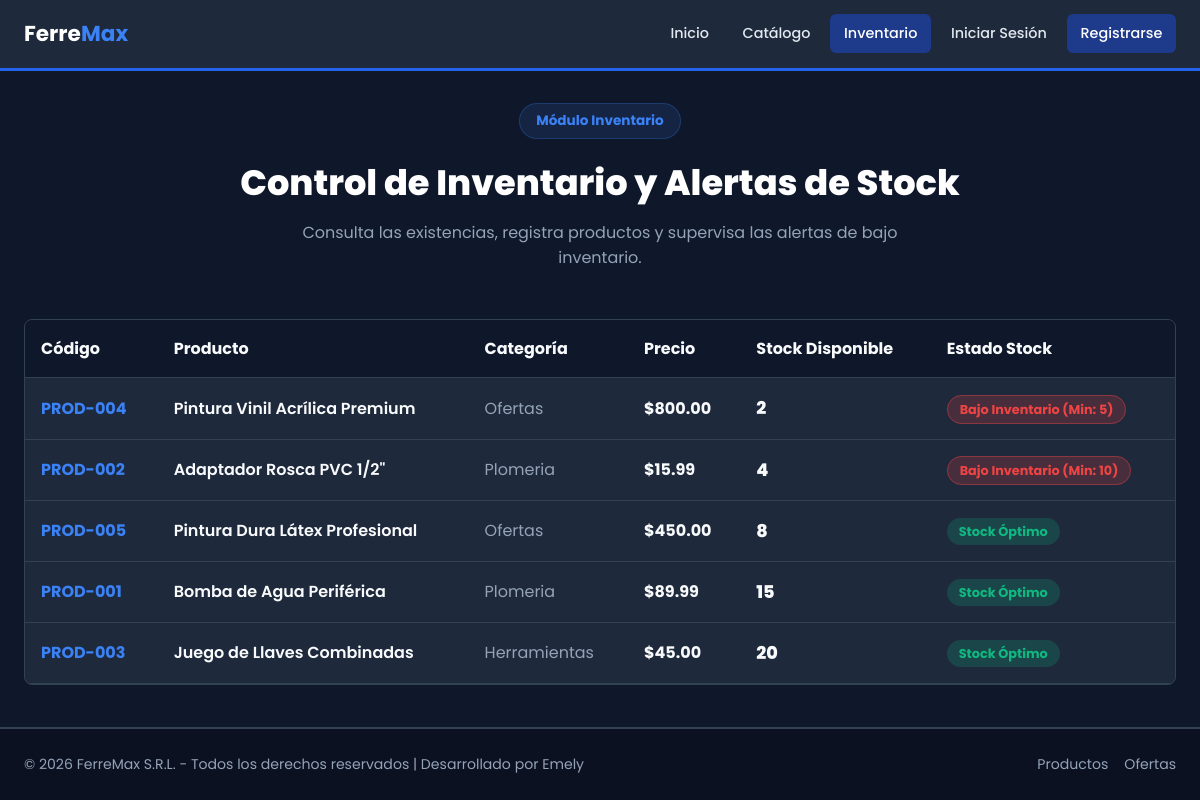
The page /inventario.php on the database as committed earlier.
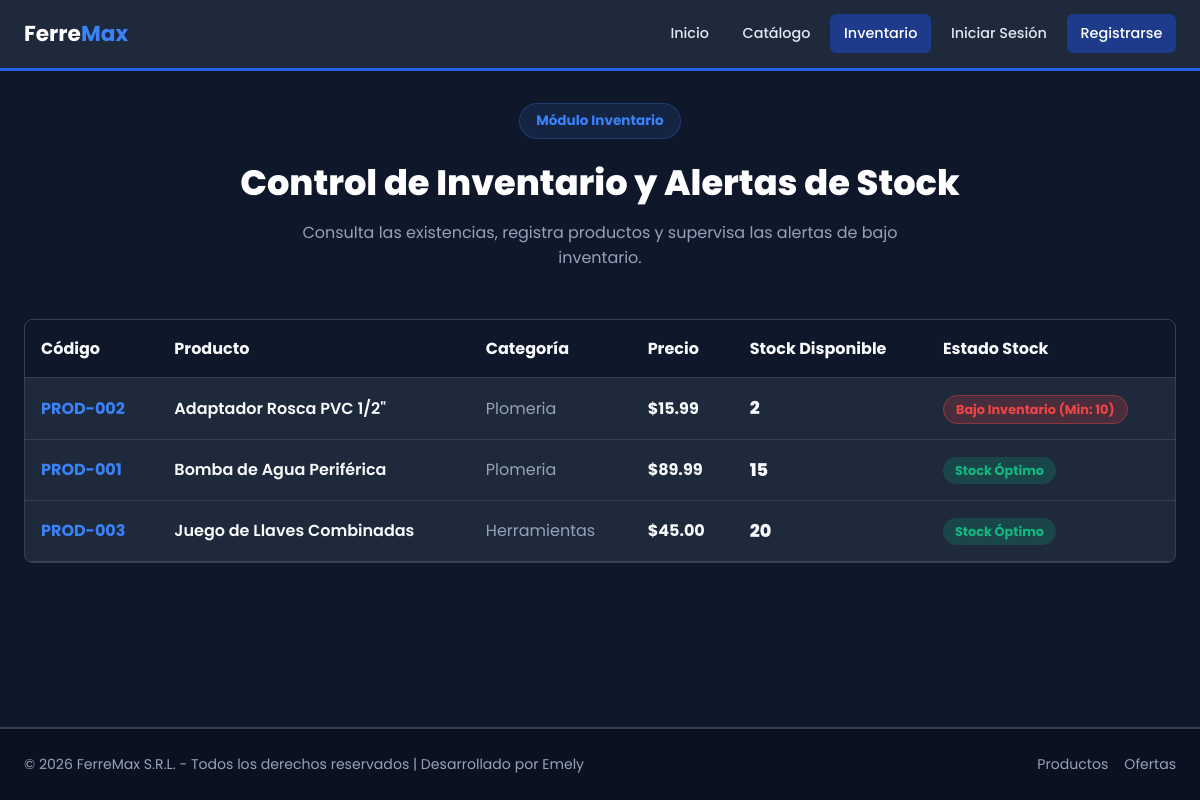
The same page on the database as committed later.
### tables this page shows
CREATE TABLE `productos` (
    `id` INT AUTO_INCREMENT PRIMARY KEY,
    `codigo` VARCHAR(50) NOT NULL UNIQUE,
    `nombre` VARCHAR(150) NOT NULL,
    `descripcion` TEXT,
    `precio` DECIMAL(10,2) NOT NULL DEFAULT 0.00,
    `stock` INT NOT NULL DEFAULT 0,
    `stock_minimo` INT NOT NULL DEFAULT 5,
    `categoria` VARCHAR(50) DEFAULT 'general',
    `imagen` VARCHAR(255) DEFAULT 'img/bomba_agua_hd.jpg',
    `badge` VARCHAR(50) DEFAULT NULL,
    `creado_en` TIMESTAMP DEFAULT CURRENT_TIMESTAMP
);

### inventario.php (the view, shortened to what this page needs)
<?php
require_once __DIR__ . '/header.php';
$inventario = [];
if ($db_connected) {
    $res = $conn->query("SELECT * FROM productos ORDER BY stock ASC");
    if ($res) {
        while ($r = $res->fetch_assoc()) $inventario[] = $r;
    }
}
?>
<div class="catalog-hero">
    <div class="hero-badge">Módulo Inventario</div>
    <h2>Control de Inventario y Alertas de Stock</h2>
    <p>Consulta las existencias, registra productos y supervisa las alertas de bajo inventario.</p>
</div>
<div style="background: var(--bg-card); border: 1px solid var(--border-color); border-radius: 8px; overflow-x: auto;">
    <table style="width: 100%; border-collapse: collapse; text-align: left; color: var(--text-main);">
        <thead>
            <tr style="background: #0F172A; border-bottom: 1px solid var(--border-color);">
                <th style="padding: 1rem;">Código</th>
                <th style="padding: 1rem;">Producto</th>
                <th style="padding: 1rem;">Categoría</th>
                <th style="padding: 1rem;">Precio</th>
                <th style="padding: 1rem;">Stock Disponible</th>
                <th style="padding: 1rem;">Estado Stock</th>
            </tr>
        </thead>
        <tbody>
            <?php foreach ($inventario as $item):
                $bajoStock = ($item['stock'] <= $item['stock_minimo']);
            ?>
            <tr style="border-bottom: 1px solid var(--border-color);">
                <td style="padding: 1rem; font-weight:700; color: var(--accent);"><?php echo htmlspecialchars($item['codigo']); ?></td>
                <td style="padding: 1rem; font-weight:600;"><?php echo htmlspecialchars($item['nombre']); ?></td>
                <td style="padding: 1rem; color: var(--gray-muted);"><?php echo ucfirst(htmlspecialchars($item['categoria'])); ?></td>
                <td style="padding: 1rem; font-weight:700;">$<?php echo number_format((float)$item['precio'], 2); ?></td>
                <td style="padding: 1rem; font-weight:800; font-size:1.1rem;"><?php echo $item['stock']; ?></td>
                <td style="padding: 1rem;">
                    <?php if ($bajoStock): ?>
                        <span style="background: rgba(239, 68, 68, 0.2); color: #EF4444; padding: 0.3rem 0.75rem; border-radius: 50px; font-size: 0.8rem; font-weight: 700; border: 1px solid rgba(239, 68, 68, 0.4);">
                            Bajo Inventario (Min: <?php echo $item['stock_minimo']; ?>)
                        </span>
                    <?php else: ?>
                        <span style="background: rgba(16, 185, 129, 0.2); color: #10B981; padding: 0.3rem 0.75rem; border-radius: 50px; font-size: 0.8rem; font-weight: 700;">
                            Stock Óptimo
                        </span>
                    <?php endif; ?>
                </td>
            </tr>
            <?php endforeach; ?>
        </tbody>
    </table>
</div>
<?php require_once __DIR__ . '/footer.php'; ?>

Rows that differ between the two databases and show on the page:
removed productos: codigo "PROD-004", nombre "Pintura Vinil Acrílica Premium", categoria "Ofertas", precio "800.00", stock "2", stock_minimo "5"
removed productos: codigo "PROD-005", nombre "Pintura Dura Látex Profesional", categoria "Ofertas", precio "450.00", stock "8", stock_minimo "Stock Óptimo"
changed productos "PROD-002": stock "4" → "2"
